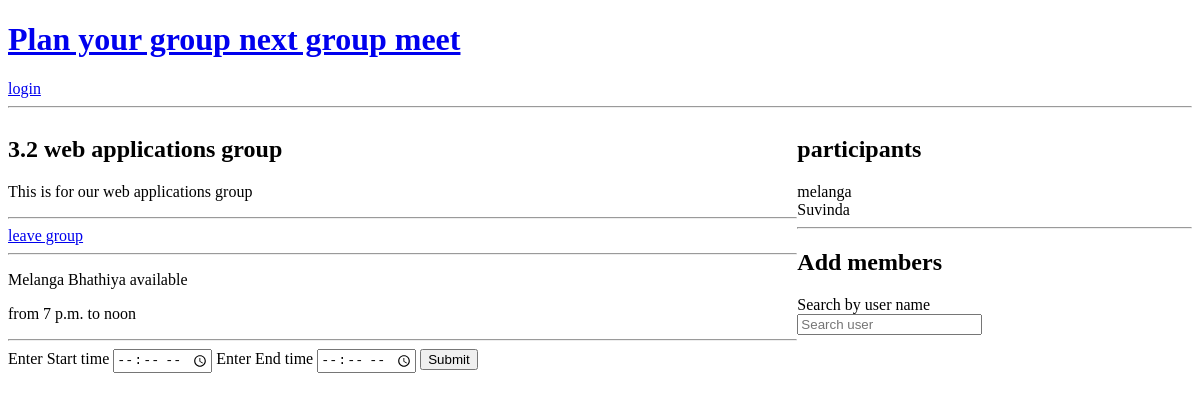
/group/2/, run on an earlier commit of the app's database.
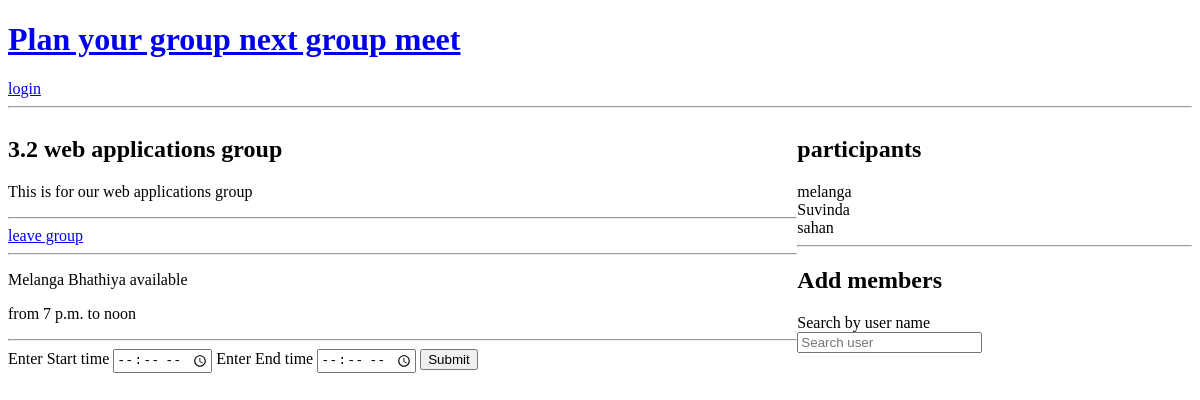
And on a later commit of the database.
### base/models.py (models this page shows, shortened)
class Time(models.Model):
    start_time = models.TimeField()
    end_time = models.TimeField()
    user = models.ForeignKey(User, on_delete=models.CASCADE)
    group = models.ForeignKey(Group, on_delete=models.CASCADE)
    updated = models.DateTimeField(auto_now=True)
    created = models.DateTimeField(auto_now_add=True)

class User(AbstractUser):
    name = models.CharField(max_length=200, null=True)
    email = models.EmailField(null=True)
    bio = models.TextField(null=True)
    REQUIRED_FIELDS = []

### base/views.py (the view, shortened to what this page needs)
# urls.py: path('group/<int:pk>/', views.group_page, name="group"),
def group_page(request, pk):
    group = Group.objects.get(id=pk)
    time_slots = group.time_set.all()
    q = request.GET.get('q')
    user_search = {}
    if q is not None:
        user_search = User.objects.filter(username__contains=q)
    return render(request, 'base/group_page.html', {'group': group, 'time_slots': time_slots, 'users': user_search})

### base/templates/base/group_page.html (shortened to what this page needs)
{% extends 'main.html' %}
{% block content %}
    <div class="groups-container">
    <div>
        <h2>{{ group.name }}</h2>
        <p>{{ group.description }}</p>
        <hr>
        {% if request.user != group.leader %}
            <a href="{% url 'leave-group' group.id %}">leave group</a>
            <hr>
        {% endif %}
        {% for time_slot in time_slots %}
            <div>
                <p>{{ time_slot.user.name }} available </p>
                <p>from {{ time_slot.start_time }} to {{ time_slot.end_time }}</p>
            </div>
        {% endfor %}
        <hr>
        <div>
            <form method="POST" action="">
                <label>Enter Start time
                    <input type="time" name="start_time" >
                </label>
                <label>Enter End time
                    <input type="time" name="end_time" >
                </label>
                <input type="submit">
            </form>
        </div>
    </div>
    <div>
        <h2>participants</h2>
        {% for participant in group.members.all %}
            {{ participant.username }} &emsp;
            <br>
        {% endfor %}
        <hr>
        <div>
        <h2>Add members</h2>
        <form method="GET" action="">
            <label> Search by user name <br>
                <input type="text" placeholder="Search user" name="q">
            </label>
        </form>
        </div>
    </div>
    </div>
{% endblock %}

What changed in the data, as far as the page shows it:
now on this page (row edited): User: username "sahan"
